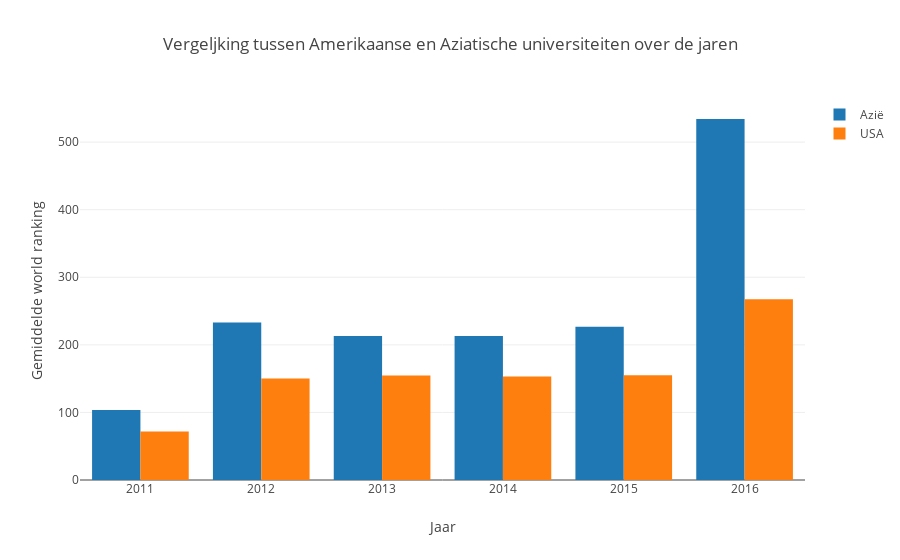

The cell this chart's notebook holds for it:
### Code cell
trace1 = go.Bar(
    x=rankasia.index,
    y=rankasia['world_rank'],
    name='Azië'
)

trace2 = go.Bar(
    x=rankUSA.index,
    y=rankUSA['world_rank'],
    name='USA'
)
data = [trace1, trace2]

layout = go.Layout(
    
    barmode='group',
    
    title=go.layout.Title(
        text='Vergeljking tussen Amerikaanse en Aziatische universiteiten over de jaren',
        
    ),
    xaxis=go.layout.XAxis(
        title=go.layout.xaxis.Title(
            text='Jaar'
        ),
        type='category' # het type van de X as is categorisch
    ),
    yaxis = go.layout.YAxis(
        title=go.layout.yaxis.Title(
            text='Gemiddelde world ranking'
        )
    )
)

fig = go.Figure(data=data, layout=layout)
iplot(fig)

### Figure 1 — Plotly figure (JSON) as saved in the notebook; plotly's stock layout.template omitted (floating-point values rounded to 4 significant figures)
{"data": [{"name": "Azië", "type": "bar", "uid": "249de9eb-7da3-4bf2-ac9c-42604191f177", "x": [2011, 2012, 2013, 2014, 2015, 2016], "y": [103.6, 233.0, 212.9, 213.2, 226.8, 534.2]}, {"name": "USA", "type": "bar", "uid": "9c27fcd9-03b2-48c9-9865-6cd23378da6d", "x": [2011, 2012, 2013, 2014, 2015, 2016], "y": [71.85, 150.3, 154.6, 153.2, 155.1, 267.6]}], "layout": {"barmode": "group", "title": {"text": "Vergeljking tussen Amerikaanse en Aziatische universiteiten over de jaren"}, "xaxis": {"title": {"text": "Jaar"}, "type": "category"}, "yaxis": {"title": {"text": "Gemiddelde world ranking"}}}}
